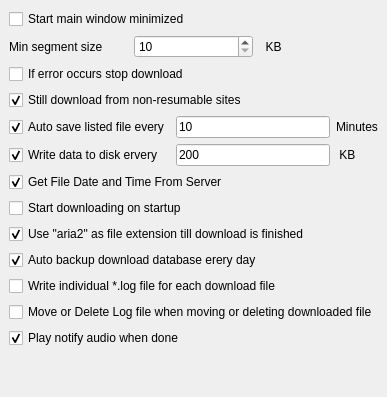
         <widget class="QWidget" name="page">
          <layout class="QVBoxLayout">
           <property name="spacing">
            <number>6</number>
           </property>
           <property name="margin">
            <number>9</number>
           </property>
           <item>
            <widget class="QCheckBox" name="checkBox">
             <property name="text">
              <string>Start main window minimized</string>
             </property>
            </widget>
           </item>
           <item>
            <layout class="QHBoxLayout">
             <property name="spacing">
              <number>6</number>
             </property>
             <property name="margin">
              <number>0</number>
             </property>
             <item>
              <widget class="QLabel" name="label_3">
               <property name="text">
                <string>Min segment size</string>
               </property>
              </widget>
             </item>
             <item>
              <widget class="QSpinBox" name="spinBox">
               <property name="minimum">
                <number>10</number>
               </property>
               <property name="maximum">
                <number>102400</number>
               </property>
              </widget>
             </item>
             <item>
              <widget class="QLabel" name="label_4">
               <property name="text">
                <string>  KB</string>
               </property>
              </widget>
             </item>
            </layout>
           </item>
           <item>
            <layout class="QHBoxLayout">
             <property name="spacing">
              <number>6</number>
             </property>
             <property name="margin">
              <number>0</number>
             </property>
             <item>
              <widget class="QCheckBox" name="checkBox_3">
               <property name="text">
                <string>If error occurs stop download</string>
               </property>
              </widget>
             </item>
             <item>
              <spacer>
               <property name="orientation">
                <enum>Qt::Horizontal</enum>
               </property>
               <property name="sizeHint" stdset="0">
                <size>
                 <width>40</width>
                 <height>20</height>
                </size>
               </property>
              </spacer>
             </item>
            </layout>
           </item>
           <item>
            <widget class="QCheckBox" name="checkBox_2">
             <property name="text">
              <string>Still download from non-resumable sites</string>
             </property>
             <property name="checked">
              <bool>true</bool>
             </property>
            </widget>
           </item>
           <item>
            <layout class="QGridLayout">
             <property name="margin">
              <number>0</number>
             </property>
             <property name="spacing">
              <number>6</number>
             </property>
             <item row="0" column="0">
              <widget class="QCheckBox" name="checkBox_4">
               <property name="text">
                <string>Auto save listed file every</string>
               </property>
               <property name="checked">
                <bool>true</bool>
               </property>
              </widget>
             </item>
             <item row="1" column="0">
              <widget class="QCheckBox" name="checkBox_5">
               <property name="text">
                <string>Write data to disk ervery</string>
               </property>
               <property name="checked">
                <bool>true</bool>
               </property>
              </widget>
             </item>
             <item row="1" column="1">
              <widget class="QLineEdit" name="lineEdit_2">
               <property name="text">
                <string>200</string>
               </property>
              </widget>
             </item>
             <item row="0" column="1">
              <widget class="QLineEdit" name="lineEdit">
               <property name="text">
                <string>10</string>
               </property>
              </widget>
             </item>
             <item row="0" column="2">
              <widget class="QLabel" name="label">
               <property name="text">
                <string>Minutes</string>
               </property>
              </widget>
             </item>
             <item row="1" column="2">
              <widget class="QLabel" name="label_2">
               <property name="text">
                <string> KB</string>
               </property>
              </widget>
             </item>
            </layout>
           </item>
           <item>
            <widget class="QCheckBox" name="checkBox_6">
             <property name="text">
              <string>Get File Date and Time From Server</string>
             </property>
             <property name="checked">
              <bool>true</bool>
             </property>
            </widget>
           </item>
           <item>
            <widget class="QCheckBox" name="checkBox_7">
             <property name="text">
              <string>Start downloading on startup</string>
             </property>
            </widget>
           </item>
           <item>
            <widget class="QCheckBox" name="checkBox_8">
             <property name="text">
              <string>Use &quot;aria2&quot; as file extension till download is finished</string>
             </property>
             <property name="checked">
              <bool>true</bool>
             </property>
            </widget>
           </item>
           <item>
            <widget class="QCheckBox" name="checkBox_9">
             <property name="text">
              <string>Auto backup download database erery day</string>
             </property>
             <property name="checked">
              <bool>true</bool>
             </property>
            </widget>
           </item>
           <item>
            <widget class="QCheckBox" name="checkBox_10">
             <property name="text">
              <string>Write individual *.log file for each download file</string>
             </property>
            </widget>
           </item>
           <item>
            <widget class="QCheckBox" name="checkBox_11">
             <property name="text">
              <string>Move or Delete Log file when moving or deleting downloaded file</string>
             </property>
            </widget>
           </item>
           <item>
            <widget class="QCheckBox" name="checkBox_17">
             <property name="text">
              <string>Play notify audio when done</string>
             </property>
             <property name="checked">
              <bool>true</bool>
             </property>
            </widget>
           </item>
           <item>
            <spacer>
             <property name="orientation">
              <enum>Qt::Vertical</enum>
             </property>
             <property name="sizeHint" stdset="0">
              <size>
               <width>20</width>
               <height>40</height>
              </size>
             </property>
            </spacer>
           </item>
          </layout>
         </widget>
